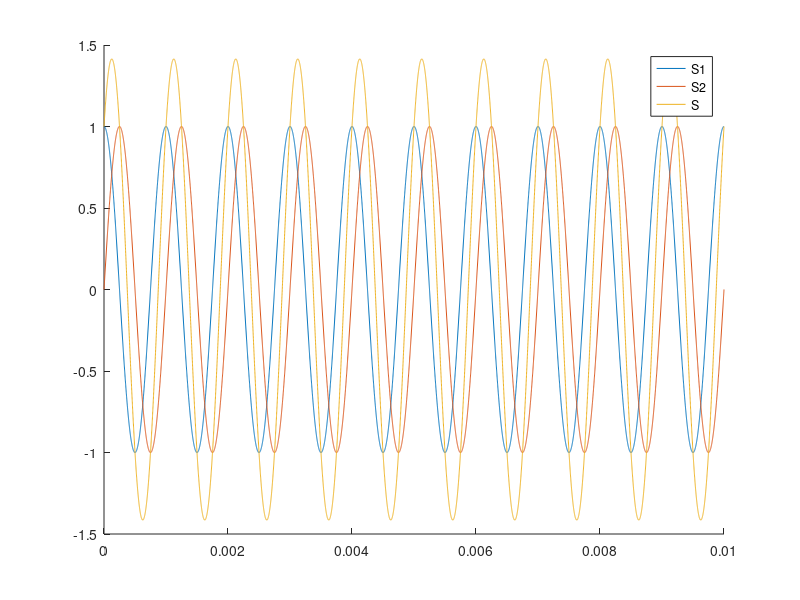

This figure's MATLAB source: (Note: this script raises an error after producing the figure.)

% Signal Processing Learning
%%%%%%%%%%%%%%%%%%%%%%%%%%%%%
close all; clear all; clc
addpath(genpath(pwd));

% Basic signal processing

%%%%%%%%%%%%%%%%%%%%%%%%
% Signal Control Panel %
%%%%%%%%%%%%%%%%%%%%%%%%

    % Signal 1
        % Signal Properties 
f_1 = 1000;                                 % Frequency
amp_1 = 1;                                  % Amplitude
phase_1 = 0;                                % Initial Phase in Degree
phase_1 = (phase_1*pi)/180;                 % radian conversion
        % Display Properties
npp_1 = 1000;                               % Number of point per period
duration_1 = 0.01;                          % Duration in [Second]
        
    % Signal 2
        % Signal Properties 
f_2 = 1000;                                 % Frequency
amp_2 = 1;                                  % Amplitude
phase_2 = 90;                               % Initial Phase
phase_2 = (phase_2*pi)/180;                 % radian conversion
        % Display Properties
npp_2 = 1000;                               % Number of point per period
duration_2 = 0.01;                          % Duration in [Second]

    % Signal 3
        % Signal Properties 
f_3 = 1000;                                 % Frequency
amp_3 = 1;                                  % Amplitude
phase_3 = 0;                                % Initial Phase
phase_3 = (phase_3*pi)/180;                 % radian conversion
        % Display Properties
npp_3 = 1000;                               % Number of point per period
duration_3 = 0.01;                          % Duration in [Second]

%%%%%%%%%%%%%%%%%%%%%%
% Connexe parameters %
%%%%%%%%%%%%%%%%%%%%%%

    % Signal 1
fs_1 = f_1*npp_1;                           % "sample frequency" equivalent
number_period_1 = duration_1 * f_1;         % number of period
npt_1 = npp_1 * duration_1 * f_1 + 1;       % total number of point

    % Signal 2
fs_2 = f_2*npp_2;                           % "sample frequency" equivalent
number_period_2 = duration_2 * f_2;         % number of period
npt_2 = npp_2 * duration_2 * f_2 + 1;       % total number of point

    % Signal 3
fs_3 = f_3*npp_3;                           % "sample frequency" equivalent
number_period_3 = duration_3 * f_3;         % number of period
npt_3 = npp_3 * duration_3 * f_3 + 1;       % total number of point

%%%%%%%%%%%%%%%%%
% Abscisse Axes %
%%%%%%%%%%%%%%%%%

x1 = linspace(0,duration_1,npt_1);

%%%%%%%%%%%%%%%%%%%%%%
% Signal Calculation %
%%%%%%%%%%%%%%%%%%%%%%

S1 = zeros(1,npt_1);
S2 = zeros(1,npt_2);
S3 = zeros(1,npt_3);
S = zeros(1,npt_1); 

for t = 1:npt_1
    S1(t) = cos(2*pi*f_1*x1(t) - phase_1);
    S2(t) = cos(2*pi*f_2*x1(t) - phase_2);
    S3(t) = cos(2*pi*f_3*x1(t) - phase_3);
    S(t) = S1(t) + S2(t);
end

%%%%%%%%%%%
% Ploting %
%%%%%%%%%%%

hold on
figure(1);
plot(x1,S1);
plot(x1,S2);
plot(x1,S);
legend('S1','S2','S');
%ylim([-2 2]);

%% Evil Wave Form Generator Test

waveform_type = 'ringing';

% Real PRN Generation
PRN_code_number = 1;        % GPS PRN Code Number also Satellite ID
PRN_vector = generateCAcode(PRN_code_number); % *See note end of section
chip_rate = 1023000;             % duration * chip rate = PRN_vector length. 1023 chips
npc = 100;                         % fs = npt/duration
duration = 0.001;               % [s]

% Short PRN-like signal
% PRN_vector = [+1 -1 +1 -1 -1 +1 -1 +1 +1 -1];
% chip_rate = 10;
% npc = 1000;
% duration = 1;

% Calculation
[signal,fs,number_chip,npt] = EvilWaveForm_Generator(waveform_type,PRN_vector,chip_rate,npc,duration );

% Display
x = linspace(0,duration,npt); % returns npt points. 
% Spacing between points = duration/(npt-1)


plot(x,signal);
ylim([-1.5 1.5]);
title_name = ['EWF ' waveform_type ' Signal' ];
title(title_name);
xlabel('Time [s]')
ylabel('Amp')

% PRN code generated by those guys
% The generateCAcode(PRN_code_number) function
% SoftGNSS v3.0
% 
% Copyright (C) Darius Plausinaitis
% Written by Darius Plausinaitis
% Based on Dennis M. Akos, Peter Rinder and Nicolaj Bertelsen

%% Evil Wave Form display facility
%
hold on
figure(1);
plot(x,short_signal,'LineWidth',2,'Color','k','Marker','*');
plot(x,short_signal_shifted,'LineWidth',2,'Color','b');
title('0.5chip-shift Early PRN Replica')
xlabel('Time')
ylabel('Amp')
ylim([-2 2]);
legend('Reference Signal','Early Signal');


figure(2);
diff = short_signal - short_signal_shifted;
plot(x,diff);
ylim([-2.5 2.5]);



%% Fourier Serie Decomposition
% 

% 1 period is 2 chips, ~2 us
% fundamental frequency of such a square signal = chip_rate/2
% But here this is not a periodic signal at the level of the chips
% The real period is the sequence itself
% The Fourier Series decompositions (same for FT) must be applied on the entire period

x1 = linspace(0,0.001,1023001);
period_frequency = 1000; % [Hz] Actual Period of the signal, in the physical sense, is 1000 Hz, as there are 1000 sequences per second

% Fourier Serie Decomposition function call
[signal_approximation,serie_coefs] = FourierSeries(signal,6000,1000);


hold on
figure(1);
plot(x1,signal,'Color','r');
plot(x1,signal_approximation,'Color','b');
title('Evil Wave Form Ringing Effect 6MHz Bandwidth Filter')
xlabel('Time [s]')
ylabel('Amp')

legend('Reference Signal','Distorded Signal');

%% Harmonic Spectrum Visualization
% 
% Spectre d'amplitude et de phase unilateral

% An = sqrt(an^2 + bn^2) = amplitude de l'harmonique (cos + sin)
% Pn = arctan(bn/an)


Amp_spectrum = sqrt(serie_coefs(:,1).^2+serie_coefs(:,2).^2);
Phase_spectrum = atan(serie_coefs(:,2)./serie_coefs(:,1));

x = 1:48001;
subplot(2,1,1);
plot(x,Amp_spectrum);
subplot(2,1,2);
plot(x,Phase_spectrum);

%% Correlation 
% Calculation and plot
signal_x = perfect_signal;
signal_y = perfect_signal;

L = length(signal_x); 
%x_correlation = (-L+1):(L-1);
%x_correlation = -368279:368279;
% Calcul
correlation = correlator( signal_x, signal_y );

% Normalization
correlation = correlation/max(correlation);

% Plot
% plot(x_correlation,correlation);
plot(x_correlation,Corr);
title('PRN Signal Autocorrelation')
xlabel('Tau')
ylabel('Correlation Score')

%% SCB Original
% S-Curve Bias Calculation and plotting
distord_signal_filename = 'D:\Quentin_Leroy\Science_Technology\OneDrive\Documents\RapportECL\Ressources\EWF_Ringing_N12000.mat';
distord_signal = load(distord_signal_filename); % loading distorded signal
reference_signal_filename = 'D:\Quentin_Leroy\Science_Technology\OneDrive\Documents\RapportECL\Ressources\Ideal_PRN_Signal_1000npc.mat';
reference_signal = load(reference_signal_filename); % loading reference signal

% sampling frequency fs = (total number of point) / (signal duration)
% For N = 6000, 12000 and 24000 : fs = 1023001/0.001 = 1023001000
fs = 102301000;
chip_rate = 1023000; % number of chip per second

% scb function used:
% D:\Quentin_Leroy\Science_Technology\SVN_egnos_ecvf\ecvf\kpi\scb.m

[SCB, Early_Late_Spacing,~,~,~,~,~] = scb(EWF_06lag, perfect_signal, fs, chip_rate);

hold on
figure(1);
plot(Early_Late_Spacing,SCB*1e12);
title('S-Curve Bias')
xlabel('Early-Late Spacing [ps]')
ylabel('SCB [ps]')
legend('0.6 duty-cycle','Reference 100pts per chip');


%% Interrogations:
% 
% Superposition of two satellite signals
% Combination at the antenna: BPSK Sinusoid Carrier sum
% After phase to amplitude demodulation, what kind of signal do we get ? 
% How 2 PRN C/A sequence signal can superpose ?

% Reflections on the Fourier Series decomposition
% Is "2/To*integral(s(t)*cos(nwt)) on a period To" a vectorial product?
% Can it be seen as the orthogonal projection of s(t) on the unit vector cos(nwt)?
% (In a certain vectorial space?, which one?)
% Are cos(wt) and cos(2wt) orthogonal?
% That would mean there an infinite number of dimension, as many as
% harmonics


%% Triangular curve try
%


f = 1000;                                 % Frequency
amp = 1;                                  % Amplitude
npp = 1001;                               % Number of point per period
duration = 1;                          % Duration in [Second]

x = linspace(-1.5,duration,npp);             % x axes

xmax = 0.5;                      % max abscisse


y = 0.5*(sawtooth(2*pi*x, xmax) + 1);

plot(x,y)
grid on

%% Triangle on my own
%
vector_early = [0 0 -1 1 0 0 0];
vector_late = [0 0 0 -1 0 0 0];
x = -3:1:3;

hold on
figure(1);
plot(x,vector_early, 'LineWidth',2)
%plot(x,vector_late, 'LineWidth',2)
grid on

%% Stop shitting
% Do it properly

slope_1 = 1;
slope_2 = -1;
offset = 1;

start = -2;
stop = 2;
npt = 1000;

x = linspace(start,stop,npt);

% Initialization
early_curve = zeros(1,npt);
late_curve = early_curve;


% Calculation
early_curve(125:375) = slope_1 * x(125:375) + offset+0.5; % slope 1
early_curve(376:625) = slope_2 * x(376:625) + offset-0.5; % slope 2

late_curve(325:575) = slope_1 * x(325:575) + 0.7; % slope 1
late_curve(576:825) = slope_2 * x(576:825) + 1.3; % slope 2

s_curve = early_curve - late_curve;

hold on;
figure(1);
%plot(x,early_curve,'LineWidth',2);
%plot(x,late_curve,'LineWidth',2);
plot(x,s_curve,'LineWidth',2);
grid on;
title('distorted S-Curve')
xlabel('Temporal shift [chip%]')
ylabel('Correlation score')
%legend('Early Replica','Late Replica');




